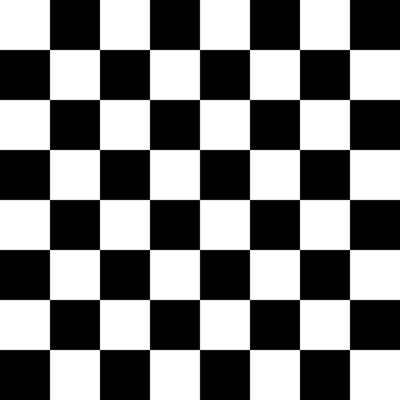
#> input picture backend/images for testing/Line_detection.jpg, 400 x 400 px
$ python -i canny.py   (imports and definitions only)
#> lines starting #> are read from the running program, lines starting #| are printed output that depends on the picture
#> further down, picture is the input picture: shape (400, 400); min 0, max 255, mean 127.5
"""
Canny Edge Detector implementation from scratch.
Based on: Canny, J., "A Computational Approach to Edge Detection", IEEE PAMI 1986.
"""

import numpy as np
from scipy.ndimage import convolve, gaussian_filter
from typing import Tuple, Optional


def gaussian_kernel(size: int, sigma: float) -> np.ndarray:
    """
    Create a 2D Gaussian kernel.

    Args:
        size: Kernel size (should be odd)
        sigma: Standard deviation

    Returns:
        2D Gaussian kernel
    """
    kernel = np.zeros((size, size))
    center = size // 2

    for i in range(size):
        for j in range(size):
            x, y = i - center, j - center
            kernel[i, j] = np.exp(-(x*x + y*y) / (2*sigma*sigma))

    kernel /= (2 * np.pi * sigma * sigma)
    kernel /= kernel.sum()  # Normalize

    return kernel


def sobel_filters() -> Tuple[np.ndarray, np.ndarray]:
    """
    Create Sobel filters for gradient computation.

    Returns:
        Tuple of (Gx, Gy) Sobel kernels
    """
    Gx = np.array([[-1, 0, 1],
                   [-2, 0, 2],
                   [-1, 0, 1]], dtype=np.float32)

    Gy = np.array([[-1, -2, -1],
                   [0, 0, 0],
                   [1, 2, 1]], dtype=np.float32)

    return Gx, Gy


def non_maximum_suppression(gradient_magnitude: np.ndarray,
                            gradient_direction: np.ndarray) -> np.ndarray:
    """
    Apply non-maximum suppression to thin edges.

    Args:
        gradient_magnitude: Gradient magnitude image
        gradient_direction: Gradient direction image (in radians)

    Returns:
        Thinned edge image
    """
    h, w = gradient_magnitude.shape
    suppressed = np.zeros((h, w), dtype=np.float32)

    # Quantize directions to 4 angles: 0, 45, 90, 135 degrees
    angle = gradient_direction * 180.0 / np.pi
    angle[angle < 0] += 180

    for i in range(1, h-1):
        for j in range(1, w-1):
            # Skip if magnitude is zero
            if gradient_magnitude[i, j] == 0:
                continue

            # Determine neighbors based on gradient direction
            if (0 <= angle[i, j] < 22.5) or (157.5 <= angle[i, j] <= 180):
                # Horizontal edge (0 degrees)
                neighbor1 = gradient_magnitude[i, j-1]
                neighbor2 = gradient_magnitude[i, j+1]
            elif 22.5 <= angle[i, j] < 67.5:
                # 45 degrees
                neighbor1 = gradient_magnitude[i-1, j+1]
                neighbor2 = gradient_magnitude[i+1, j-1]
            elif 67.5 <= angle[i, j] < 112.5:
                # Vertical edge (90 degrees)
                neighbor1 = gradient_magnitude[i-1, j]
                neighbor2 = gradient_magnitude[i+1, j]
            else:  # 112.5 to 157.5
                # 135 degrees
                neighbor1 = gradient_magnitude[i-1, j-1]
                neighbor2 = gradient_magnitude[i+1, j+1]

            # Keep if magnitude is greater than both neighbors
            if (gradient_magnitude[i, j] >= neighbor1 and
                gradient_magnitude[i, j] >= neighbor2):
                suppressed[i, j] = gradient_magnitude[i, j]

    return suppressed


def double_threshold_hysteresis(image: np.ndarray, low_threshold: float,
                               high_threshold: float, weak: int = 75,
                               strong: int = 255) -> np.ndarray:
    """
    Apply double threshold and hysteresis for edge tracking.

    Args:
        image: Non-maximum suppressed image
        low_threshold: Low threshold for weak edges
        high_threshold: High threshold for strong edges
        weak: Value assigned to weak edges
        strong: Value assigned to strong edges

    Returns:
        Final edge map
    """
    h, w = image.shape
    result = np.zeros((h, w), dtype=np.uint8)

    # Identify strong and weak pixels
    strong_i, strong_j = np.where(image >= high_threshold)
    weak_i, weak_j = np.where((image >= low_threshold) & (image < high_threshold))

    result[strong_i, strong_j] = strong
    result[weak_i, weak_j] = weak

    # Hysteresis: weak edges connected to strong edges become strong
    for i in range(1, h-1):
        for j in range(1, w-1):
            if result[i, j] == weak:
                # Check 8-connected neighbors
                if (result[i-1:i+2, j-1:j+2] == strong).any():
                    result[i, j] = strong
                else:
                    result[i, j] = 0

    return result


def canny_edge_detector(image: np.ndarray, sigma: float = 1.0,
                        low_threshold: float = 0.05,
                        high_threshold: float = 0.15,
                        kernel_size: int = 5) -> np.ndarray:
    """
    Complete Canny edge detector pipeline.

    Args:
        image: Input grayscale image (0-255)
        sigma: Gaussian blur sigma
        low_threshold: Low threshold ratio (relative to max gradient)
        high_threshold: High threshold ratio (relative to max gradient)
        kernel_size: Gaussian kernel size

    Returns:
        Edge map (binary)
    """
#> called with sigma = 1, low_threshold = 0.05, high_threshold = 0.15, kernel_size = 5
    # Convert to float and normalize
    if image.dtype == np.uint8:
        img_float = image.astype(np.float32) / 255.0
    else:
        img_float = image.astype(np.float32)
        if img_float.max() > 1.0:
            img_float /= 255.0

    # 1. Gaussian smoothing
    kernel = gaussian_kernel(kernel_size, sigma)
    smoothed = convolve(img_float, kernel, mode='constant', cval=0.0)
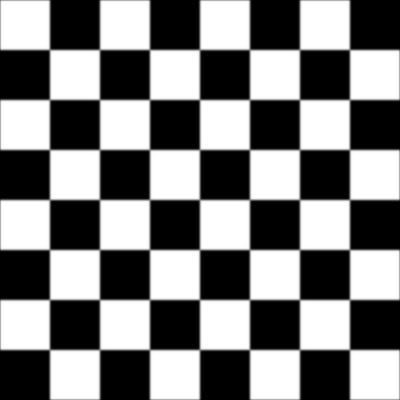
#> smoothed: shape (400, 400) float32; min 0, max 1, mean 0.498

    # 2. Gradient computation
    Gx, Gy = sobel_filters()
    grad_x = convolve(smoothed, Gx, mode='constant', cval=0.0)
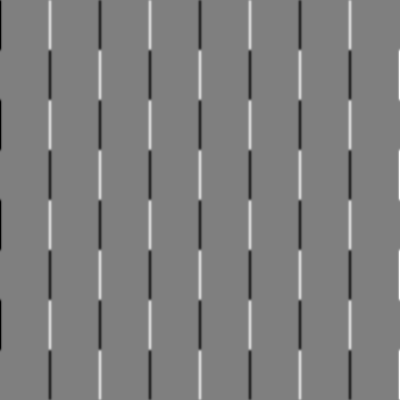
#> grad_x: shape (400, 400) float32; min -3.78, max 3.78, mean 9.54e-11; drawn with min black and max white
    grad_y = convolve(smoothed, Gy, mode='constant', cval=0.0)
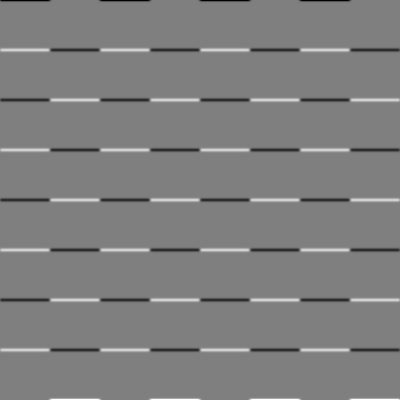
#> grad_y: shape (400, 400) float32; min -3.78, max 3.78, mean 0; drawn with min black and max white

    # Magnitude and direction
    magnitude = np.sqrt(grad_x**2 + grad_y**2)
    magnitude = magnitude / magnitude.max()  # Normalize

    direction = np.arctan2(grad_y, grad_x)
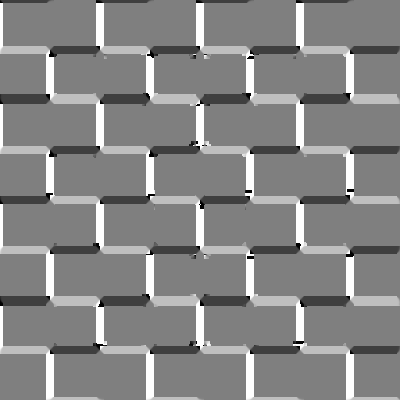
#> direction: shape (400, 400) float32; min -3.14, max 3.14, mean 0.181; drawn with min black and max white

    # 3. Non-maximum suppression
    suppressed = non_maximum_suppression(magnitude, direction)
#> in non_maximum_suppression, `angle[angle < 0] += 180`:
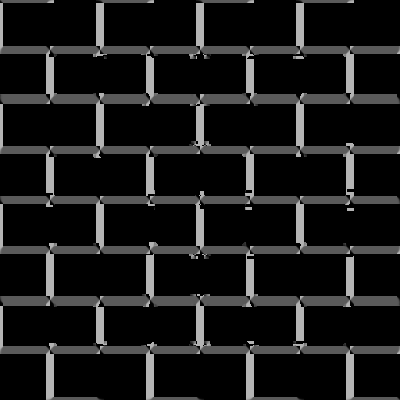
#> angle: shape (400, 400) float32; min 0, max 180, mean 25.7
#> after the loop in non_maximum_suppression, `for i in range(1, h-1):`:
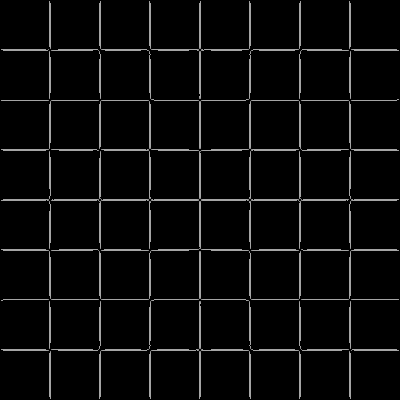
#> suppressed: shape (400, 400) float32; min 0, max 0.65, mean 0.0369

    # 4. Double threshold and hysteresis
    # Convert thresholds from ratios to actual values
    max_val = suppressed.max()
#> max_val = 0.65
    low = low_threshold * max_val
#> low = 0.0325
    high = high_threshold * max_val
#> high = 0.0975

    edges = double_threshold_hysteresis(suppressed, low, high)
#> in double_threshold_hysteresis, `strong_i, strong_j = np.where(image >= high_threshold)`: strong_i = 9156 values from 1 to 398; strong_j = 9156 values, max 398 at index 1319, min 1 at index 642, mean 199.5
#> in double_threshold_hysteresis, `weak_i, weak_j = np.where((image >= low_threshold) & (image < high_thr..`: weak_i = empty array
#> after the loop in double_threshold_hysteresis, `for i in range(1, h-1):`:
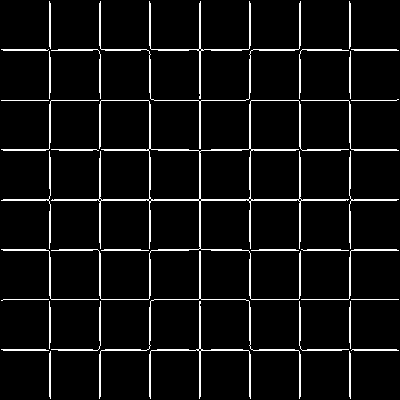
#> result: shape (400, 400); 5.7% white in thin lines or dots

    return edges

>>> import cv2
>>> picture = cv2.imread('../images for testing/Line_detection.jpg', cv2.IMREAD_GRAYSCALE)
>>> result = canny_edge_detector(picture)
